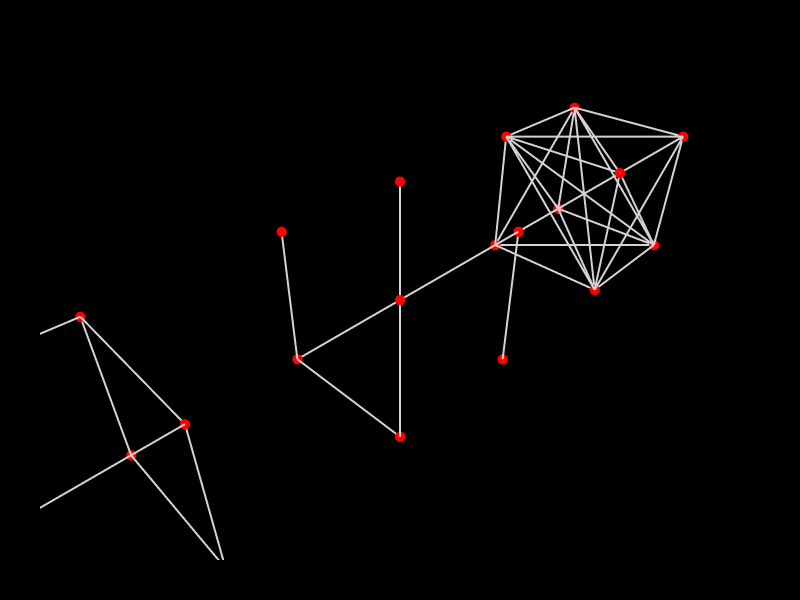

Write notebook code for a chart like this one.
### Markdown cell above
### a. Minimum Spanning Tree
MST is very time consuming to compute on a large grid graph. Here we will demonstrate it on a simple graph

### Code cell
cc1 = CellComplex.Prism()
cc2 = Topology.Translate(cc1, 1.1, 0, 0)
cc3 = Topology.Translate(cc2, 1.1, 0, 0)
g1 = Graph.ByTopology(cc1)
g2 = Graph.ByTopology(cc2)
g3 = Graph.ByTopology(cc3)
g2 = Graph.MinimumSpanningTree(g2)

# Compatibility alias for older/broken Graph.Complete implementations in current kernel
if hasattr(Dictionary, "SetValuesAtKeys") and not hasattr(Dictionary, "SetValuesArKeys"):
    Dictionary.SetValuesArKeys = Dictionary.SetValuesAtKeys

g3 = Graph.Complete(g3)
Topology.Show(g1, g2, g3,
              vertexSize=12,
              vertexColor="red",
              edgeColor="lightgrey",
              edgeWidth=4,
              backgroundColor="black",
              width=800,
              height=600,
              renderer=renderer)

### Figure 1 — Plotly figure (JSON) as saved in the notebook; plotly's stock layout.template omitted (floating-point values rounded to 4 significant figures)
{"data": [{"hoverinfo": "text", "legendgroup": "2", "legendrank": 2, "line": {"color": "lightgrey", "dash": "solid", "width": 4}, "marker": {"size": 0}, "mode": "lines", "name": "1: Untitled Graph (Edges)", "showlegend": false, "text": "", "type": "scatter3d", "x": [-0.25, -0.25, null, -0.25, 0.25, null, -0.25, -0.25, null, 0.25, 0.25, null, 0.25, 0.25, null, -0.25, 0.25, null, -0.25, -0.25, null, 0.25, 0.25, null, 0.25, 0.25, null, -0.25, 0.25, null, -0.25, 0.25, null, -0.25, -0.25, null], "y": [0.25, -0.25, null, 0.25, 0.25, null, 0.25, 0.25, null, 0.25, 0.25, null, 0.25, -0.25, null, 0.25, 0.25, null, 0.25, -0.25, null, 0.25, -0.25, null, -0.25, -0.25, null, -0.25, -0.25, null, -0.25, -0.25, null, -0.25, -0.25, null], "z": [-0.25, -0.25, null, -0.25, -0.25, null, -0.25, 0.25, null, -0.25, 0.25, null, -0.25, -0.25, null, 0.25, 0.25, null, 0.25, 0.25, null, 0.25, 0.25, null, -0.25, 0.25, null, 0.25, 0.25, null, -0.25, -0.25, null, -0.25, 0.25, null]}, {"customdata": ["", "", "", "", "", "", "", ""], "hoverinfo": "text", "hovertemplate": ["Click ", "Click ", "Click ", "Click ", "Click ", "Click ", "Click ", "Click "], "hovertext": ["", "", "", "", "", "", "", ""], "legendgroup": "1", "legendrank": 1, "marker": {"color": ["#FF0000", "#FF0000", "#FF0000", "#FF0000", "#FF0000", "#FF0000", "#FF0000", "#FF0000"], "line": {"width": 0}, "opacity": 1, "size": [12, 12, 12, 12, 12, 12, 12, 12], "sizemode": "diameter", "symbol": "circle"}, "mode": "markers", "name": "1: Untitled Graph (Vertices)", "showlegend": false, "text": ["", "", "", "", "", "", "", ""], "type": "scatter3d", "x": [-0.25, -0.25, 0.25, -0.25, 0.25, -0.25, 0.25, 0.25], "y": [0.25, -0.25, 0.25, 0.25, -0.25, -0.25, 0.25, -0.25], "z": [-0.25, -0.25, -0.25, 0.25, -0.25, 0.25, 0.25, 0.25]}, {"hoverinfo": "text", "legendgroup": "6", "legendrank": 6, "line": {"color": "lightgrey", "dash": "solid", "width": 4}, "marker": {"size": 0}, "mode": "lines", "name": "2: Untitled Graph (Edges)", "showlegend": false, "text": "", "type": "scatter3d", "x": [0.85, 0.85, null, 0.85, 1.35, null, 0.85, 0.85, null, 0.85, 0.85, null, 0.85, 1.35, null, 1.35, 1.35, null, 1.35, 1.35, null], "y": [0.25, -0.25, null, 0.25, 0.25, null, 0.25, 0.25, null, -0.25, -0.25, null, -0.25, -0.25, null, 0.25, 0.25, null, -0.25, -0.25, null], "z": [-0.25, -0.25, null, -0.25, -0.25, null, -0.25, 0.25, null, -0.25, 0.25, null, 0.25, 0.25, null, -0.25, 0.25, null, -0.25, 0.25, null]}, {"customdata": ["", "", "", "", "", "", "", ""], "hoverinfo": "text", "hovertemplate": ["Click ", "Click ", "Click ", "Click ", "Click ", "Click ", "Click ", "Click "], "hovertext": ["", "", "", "", "", "", "", ""], "legendgroup": "5", "legendrank": 5, "marker": {"color": ["#FF0000", "#FF0000", "#FF0000", "#FF0000", "#FF0000", "#FF0000", "#FF0000", "#FF0000"], "line": {"width": 0}, "opacity": 1, "size": [12, 12, 12, 12, 12, 12, 12, 12], "sizemode": "diameter", "symbol": "circle"}, "mode": "markers", "name": "2: Untitled Graph (Vertices)", "showlegend": false, "text": ["", "", "", "", "", "", "", ""], "type": "scatter3d", "x": [0.85, 0.85, 1.35, 0.85, 1.35, 0.85, 1.35, 1.35], "y": [0.25, -0.25, 0.25, 0.25, -0.25, -0.25, 0.25, -0.25], "z": [-0.25, -0.25, -0.25, 0.25, -0.25, 0.25, 0.25, 0.25]}, {"hoverinfo": "text", "legendgroup": "10", "legendrank": 10, "line": {"color": "lightgrey", "dash": "solid", "width": 4}, "marker": {"size": 0}, "mode": "lines", "name": "3: Untitled Graph (Edges)", "showlegend": false, "text": "", "type": "scatter3d", "x": [1.95, 1.95, null, 1.95, 2.45, null, 1.95, 2.45, null, 1.95, 2.45, null, 1.95, 1.95, null, 1.95, 2.45, null, 1.95, 1.95, null, 1.95, 1.95, null, 1.95, 2.45, null, 1.95, 2.45, null, 1.95, 2.45, null, 1.95, 2.45, null, 1.95, 1.95, null, 2.45, 1.95, null, 2.45, 2.45, null, 2.45, 2.45, null, 2.45, 2.45, null, 2.45, 1.95, null, 1.95, 1.95, null, 1.95, 2.45, null, 1.95, 2.45, null, 1.95, 2.45, null, 2.45, 1.95, null, 1.95, 2.45, null, 1.95, 2.45, null, 2.45, 2.45, null, 2.45, 2.45, null, 2.45, 2.45, null], "y": [0.25, -0.25, null, 0.25, -0.25, null, 0.25, 0.25, null, 0.25, -0.25, null, 0.25, -0.25, null, 0.25, 0.25, null, 0.25, 0.25, null, -0.25, -0.25, null, -0.25, -0.25, null, -0.25, 0.25, null, -0.25, -0.25, null, -0.25, 0.25, null, -0.25, 0.25, null, 0.25, -0.25, null, 0.25, -0.25, null, 0.25, 0.25, null, 0.25, -0.25, null, 0.25, 0.25, null, 0.25, -0.25, null, 0.25, -0.25, null, 0.25, 0.25, null, 0.25, -0.25, null, -0.25, -0.25, null, -0.25, 0.25, null, -0.25, -0.25, null, -0.25, 0.25, null, 0.25, -0.25, null, -0.25, -0.25, null], "z": [-0.25, 0.25, null, -0.25, -0.25, null, -0.25, 0.25, null, -0.25, 0.25, null, -0.25, -0.25, null, -0.25, -0.25, null, -0.25, 0.25, null, -0.25, 0.25, null, -0.25, -0.25, null, -0.25, 0.25, null, -0.25, 0.25, null, -0.25, -0.25, null, -0.25, 0.25, null, -0.25, 0.25, null, -0.25, -0.25, null, -0.25, 0.25, null, -0.25, 0.25, null, -0.25, 0.25, null, 0.25, 0.25, null, 0.25, -0.25, null, 0.25, 0.25, null, 0.25, 0.25, null, -0.25, 0.25, null, 0.25, 0.25, null, 0.25, 0.25, null, -0.25, 0.25, null, 0.25, 0.25, null, -0.25, 0.25, null]}, {"customdata": ["", "", "", "", "", "", "", ""], "hoverinfo": "text", "hovertemplate": ["Click ", "Click ", "Click ", "Click ", "Click ", "Click ", "Click ", "Click "], "hovertext": ["", "", "", "", "", "", "", ""], "legendgroup": "9", "legendrank": 9, "marker": {"color": ["#FF0000", "#FF0000", "#FF0000", "#FF0000", "#FF0000", "#FF0000", "#FF0000", "#FF0000"], "line": {"width": 0}, "opacity": 1, "size": [12, 12, 12, 12, 12, 12, 12, 12], "sizemode": "diameter", "symbol": "circle"}, "mode": "markers", "name": "3: Untitled Graph (Vertices)", "showlegend": false, "text": ["", "", "", "", "", "", "", ""], "type": "scatter3d", "x": [1.95, 1.95, 2.45, 1.95, 2.45, 1.95, 2.45, 2.45], "y": [0.25, -0.25, 0.25, 0.25, -0.25, -0.25, 0.25, -0.25], "z": [-0.25, -0.25, -0.25, 0.25, -0.25, 0.25, 0.25, 0.25]}], "layout": {"autosize": true, "height": 600, "margin": {"b": 40, "l": 40, "r": 40, "t": 40}, "paper_bgcolor": "#000000", "plot_bgcolor": "#000000", "scene": {"aspectmode": "data", "camera": {"center": {"x": 0, "y": 0, "z": 0}, "eye": {"x": -1.25, "y": -1.25, "z": 1.25}, "projection": {"type": "perspective"}, "up": {"x": 0, "y": 0, "z": 1}}, "xaxis": {"visible": false}, "yaxis": {"visible": false}, "zaxis": {"visible": false}}, "showlegend": true, "width": 800, "xaxis": {"showgrid": false, "visible": false, "zeroline": false}, "yaxis": {"showgrid": false, "visible": false, "zeroline": false}}}
